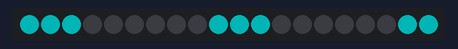
The program below on a simulated CircuitPython board. Shown: 20 RGB LEDs in strip order, left to right. Dim RGB values are drawn brighter than linear; random numbers come from a fixed seed; values from a settings file that is not in the repository are placeholders.

Above: at 5.05 s.
At 6.16 s:
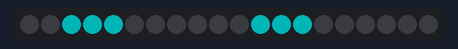
At 7.47 s:
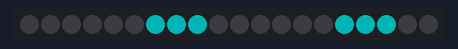
At 8.59 s:
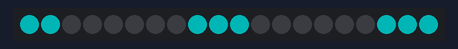
At 9.9 s:
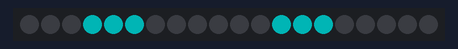
At 15.1 s:
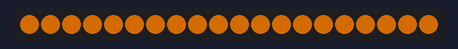

The program:

Lesson3_AnimationSequence.py
```python
# Demo code.py for Teardown 2023 workshop: LED Animations with CircuitPython
# Lesson 3 shows how to use the AnimationSequence class to control transitions
# between different animations
import neopixel
import board
import os
# For more info about Adafruit LED animations, see guide at https://learn.adafruit.com/circuitpython-led-animations
# or API documentation at https://docs.circuitpython.org/projects/led-animation/en/latest/
from adafruit_led_animation.animation.blink import Blink
from adafruit_led_animation.animation.comet import Comet
from adafruit_led_animation.animation.chase import Chase
from adafruit_led_animation.sequence import AnimationSequence

# Update to match the pin connected to your NeoPixels
# Make sure the pin is free
pixel_pin = eval("board." + os.getenv('LED_DATA_PIN'))
# Update to match the number of NeoPixels you have connected
pixel_num = 20
# Create the pixel array
pixels = neopixel.NeoPixel(pixel_pin, pixel_num, brightness=0.5, auto_write=False)

# Create several animation objects
blink = Blink(pixels, speed = 0.5, color=(255,128,0))
comet = Comet(pixels, speed=0.05, color=(0,255,0), tail_length=10, bounce=True)
chase = Chase(pixels, speed=0.1, size=3, spacing=6, color=(0,128,128))

# Create the animation sequence, which automatically controls swithcing
# between animations at the pre-specified interval, advance_interval
animations = AnimationSequence(
    comet, blink, chase, advance_interval=5, auto_clear=True, random_order=True
)

while True:
    # Calling animate on the AnimationSequence object will call the
    # animate() function on the current animation
    animations.animate()
```

Measured:
- what the display in image 5 shows lasts 0.5 s, from 15.0 s to 15.5 s
